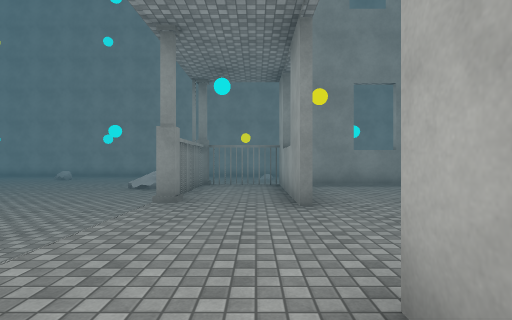
View 1 (above)

23 first-person views from a walk through a scene from a Unity 3-D project. The camera is 1.3 m above the floor, looks level and sees 80° across. The floor is counted in squares, 2 m on a side. Each view is taken from the middle of a square. On the plan, view 1 faces up. The plan holds only what a view shows up to about 10 squares ahead; the rest is blank. The place goes on beyond the plan. The player is left out. Surface patterns are stand-ins for the level's own textures.

View 2
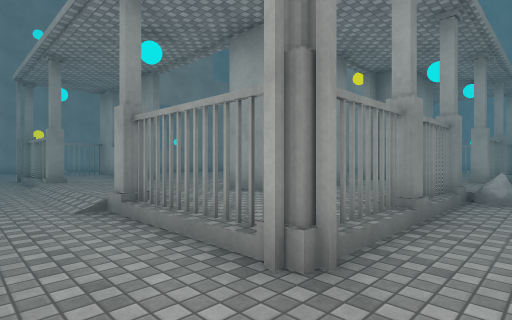

View 3
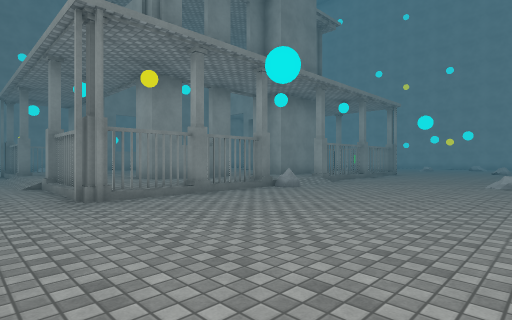

View 4
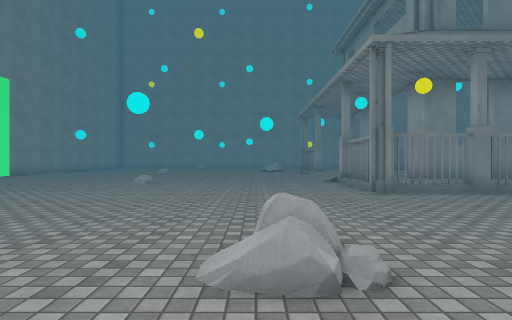

View 5
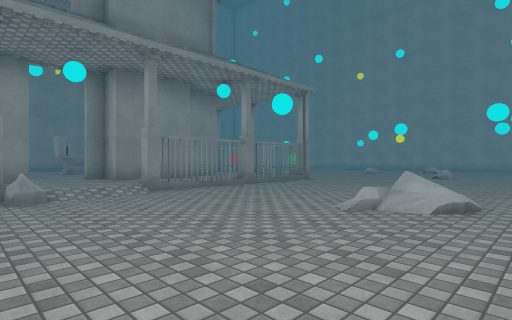

View 6
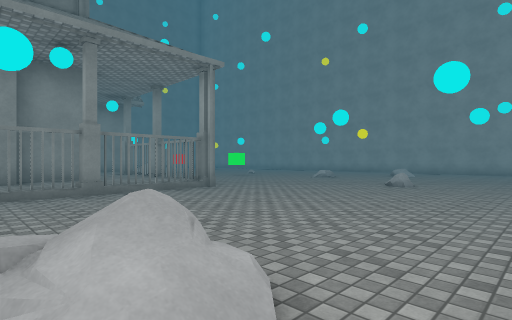

View 7
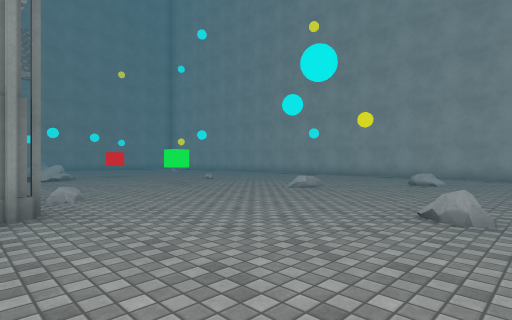

View 8
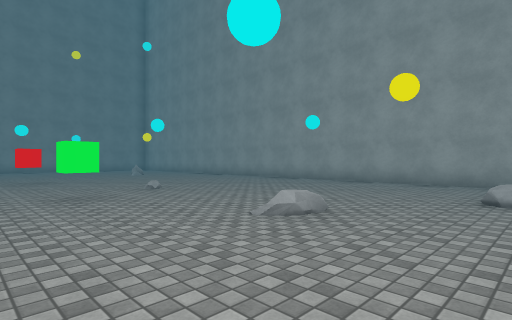

View 9
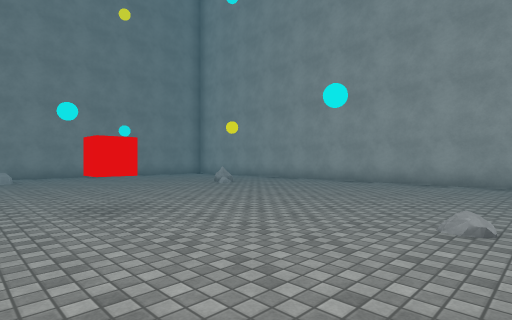

View 10
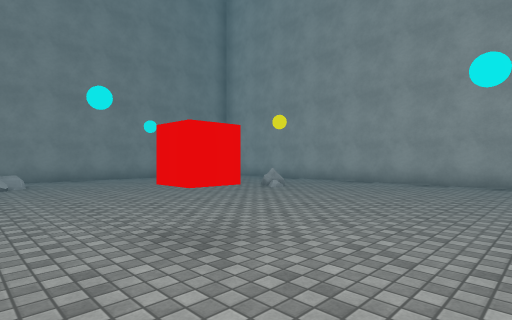

View 11
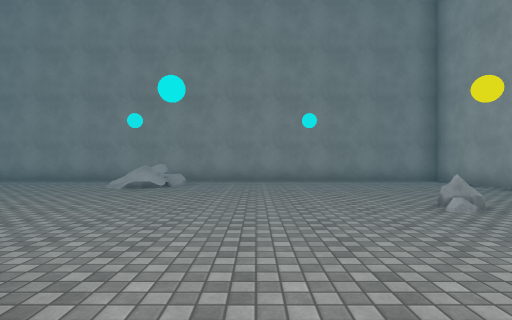

View 12
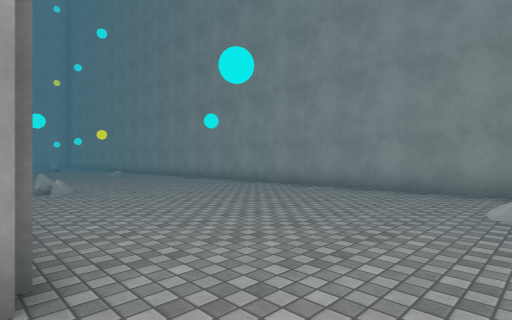

View 13
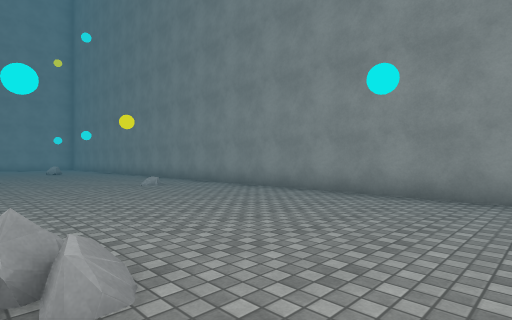

View 14
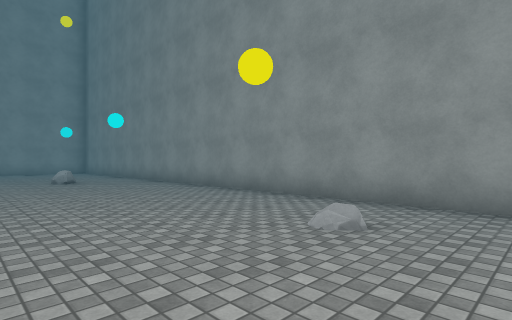

View 15
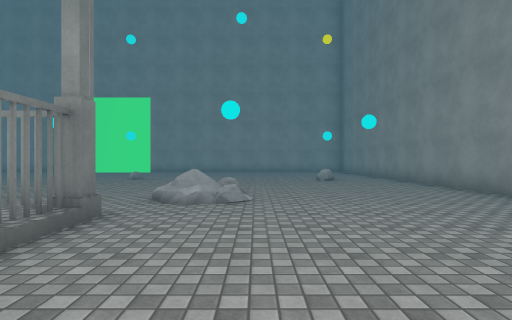

View 16
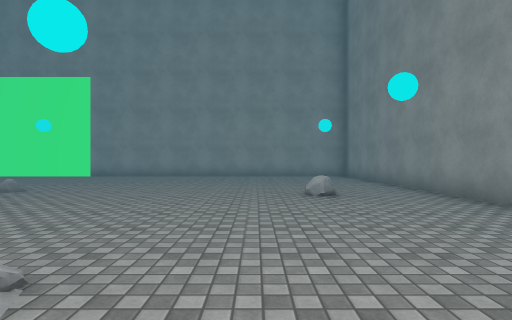

View 17
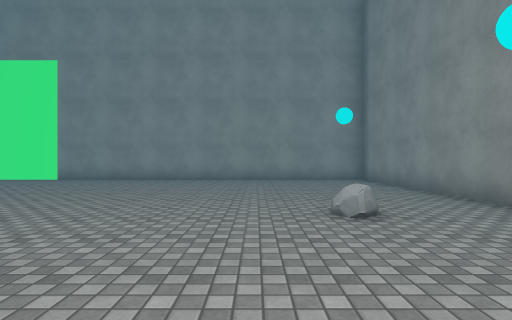

View 18
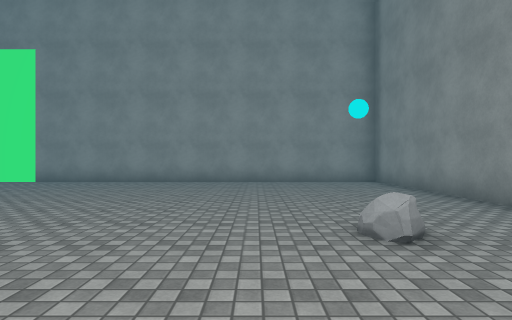

View 19
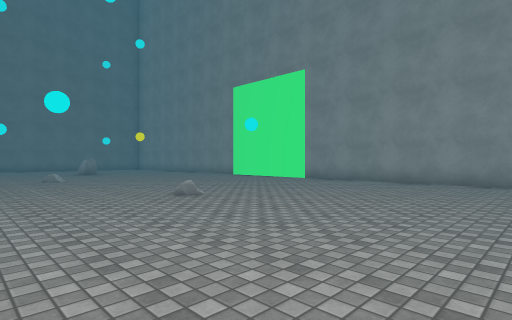

View 20
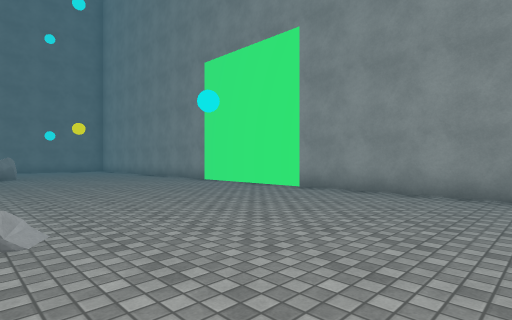

View 21
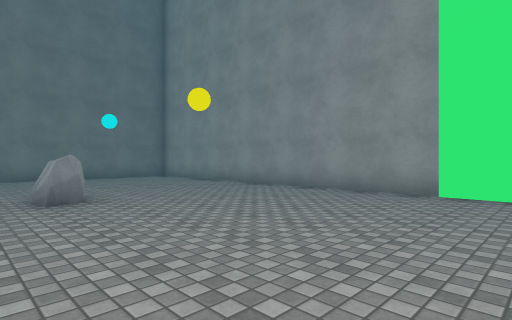

View 22
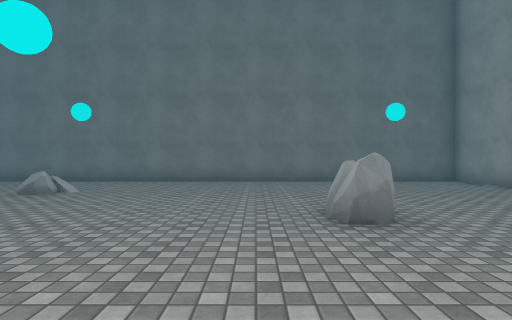

View 23
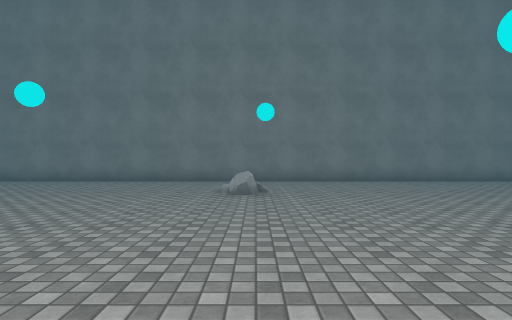

### Floor plan
Key: @ floor where view 1 was taken; # wall or solid block; x gap in a wall; . main floor; : floor 0.25 m higher than the main floor; + floor 0.5 m higher than the main floor; / step, stairs or slope; R rock; T thing the floor can be seen under or through; I toilet; C green cube; E red cube.
Columns run from 14 left of view 1 to 22 right of it. Each row starts with its distance up from view 1.
 15 #####################################
 14 #.......................... ........#
 13 #.......................... /.......#
 12 #.....R....................//.......#
 11 #...................................
 10 #........../........................
  9 #.......... ......  R............R..#
  8 #............######      #..........#
  7 #............#:#::         .........#
  6 #.....:......#:#::         ..E......#
  5 #.........../#:#::        +.........#
  4 #.........../:::: :I      ..........#
  3 #........  ./:::: ::      ..........#
  2 #.........../:::  ::    #....C......#
  1 #.........../#:###::   :#...........#
  0 #............#@::::####:#...........#
 -1 #............#::::::::::#...........#
 -2 #............##x#R/TTTxx#...........#
 -3 #....R...........................R..#
 -4 #....R..............................#
 -5 #...........................R.......#
 -6 #.........R........./............
 -7 #...................//...........
 -8 #.........................
 -9 #.................
-10 ###################

Positions as (right, up) in squares from view 1, and headings:
1: (0, 0), facing up
2: (-3, -3), facing up-right
3: (-3, -7), facing up-right
4: (-4, -8), facing up
5: (2, -8), facing up-right
6: (6, -8), facing up-right
7: (10, -6), facing up-right
8: (13, -4), facing up-right
9: (13, 2), facing up-right
10: (13, 4), facing up-right
11: (16, 5), facing up
12: (13, 8), facing up-left
13: (8, 9), facing up-left
14: (2, 10), facing up-left
15: (2, 10), facing left
16: (-2, 11), facing left
17: (-4, 11), facing left
18: (-5, 11), facing left
19: (-5, 11), facing down-left
20: (-8, 9), facing down-left
21: (-8, 2), facing down-left
22: (-8, 0), facing down
23: (-4, 0), facing down
